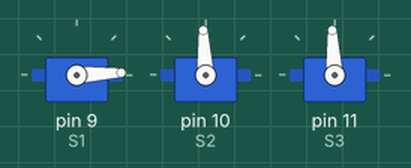
This sketch was run on a simulated Arduino Uno, built with avr-gcc and run on an emulated ATmega328P. On the bench: 3 × servo.

Above: at 0.05 s.
At 0.25 s:
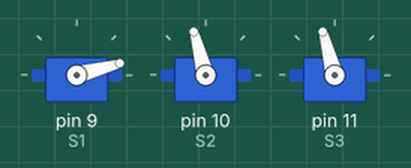
At 0.6 s:
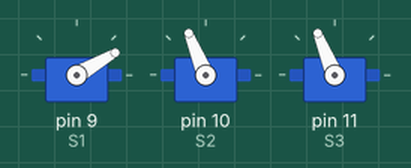
At 0.85 s:
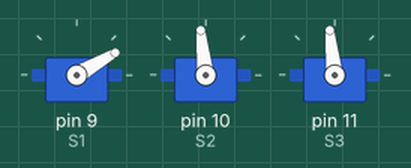
At 1.15 s:
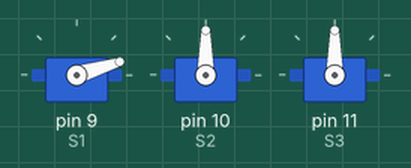
Timing chart, 0 to 3.2 s (numbered marks = the images above):
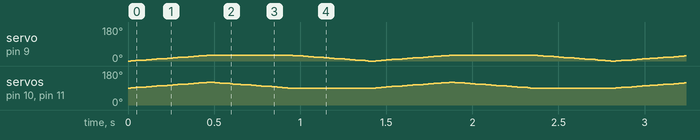

The sketch:

PrelimRun.ino
```cpp
#include <Servo.h>

Servo S1,S2,S3;
int pos = 0;
void setup() {
  S1.attach(9);
  S2.attach(10);
  S3.attach(11);
}

void loop() {
  for (pos = 0; pos <= 30; pos += 1) {
    // in steps of 1 degree
    S2.write(pos+90);
    S3.write(90+pos);
    S1.write(pos);
    delay(15);
  }
  for (pos = 30; pos >= 0; pos -= 1) {
    S2.write(pos+90);
    S3.write(90+pos);
    delay(15);
  }
  for (pos = 30; pos >= 0; pos -= 1) {
    S1.write(pos);
    delay(15);
  }
}
```
